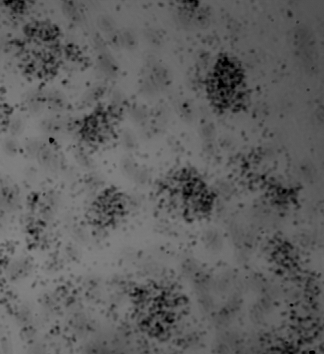
%> input picture TP02/DENSITY.TIF, 324 x 354 px
$ octave Eje02.m   (GNU Octave 9; MATLAB toolbox functions it lacks are replaced by stand-ins)
%> lines starting %> are read from the running program, lines starting %| are printed output that depends on the picture
### TP02/normaliza.m
function J = normaliza( I )
%J = normaliza(I)
%   Maximiza el CONTRASTE de la imagen
%   I: imagen original
%   J: imagen procesada en UINT8

% mat2gray(): transforma una matriz en el rango [0,1] uniformemente
% im2uint8(): transforma una matriz en el ranfo [0,255]

J = im2uint8(mat2gray(I));

% Otra forma:
% J = uint8(mat2gray(I)*255);
end

### TP02/histograma.m
function h = histograma( I )
%h = histograma(I)
%   Calcula histograma de imagen uint8
%   I: imagen de entrada en uint8
%   h = histograma normalizado

h = zeros(1, 256);   % Inicializa histograma

% histograma sin normalizar
for k = 0:255
    h(k+1) = sum(I(:) == k);
end

% histograma normalizado
h = h/numel(I); % numel(I) = prod(size(I))

end

### TP02/Eje02.m
% Eje02: calcula histograma
% Inicializaci髇
clear all
close all

Resp = input('Nombre imagen: ', 's');
%> the answer given: DENSITY.TIF

if isempty(Resp)
   return
end

I = imread(Resp);
%> I is the input picture: size 354x324 uint8; min 0, max 134, mean 94.4

%%
% Procesamiento de imagen
J = normaliza(I);
%> in normaliza, `J = im2uint8(mat2gray(I));`:
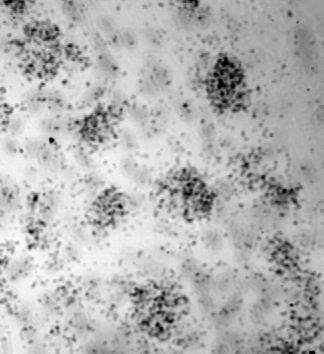
%> J: size 354x324 uint8; min 0, max 255, mean 179.6

hi = histograma(I);
%> after the loop in histograma, `for k = 0:255`: h = 256 values, max 2688 at index 89, min 0 at index 136, mean 448
%> in histograma, `h = h/numel(I);`: h = 256 values, max 0.0234 at index 89, min 0 at index 136, mean 0.00391
%> hi has the same summary as h in histograma
% [hi, x] = imhist(I); otra forma
hj = histograma(J);
%> hj = 256 values, max 0.0234 at index 168, min 0 at index 2, mean 0.00391
% [hj, x] = imhist(J); otra forma
%%
% Muestreo

figure, subplot(121), imshow(I), title(Resp), axis on;
subplot(122), imshow(J), title('Imagen procesada'), axis on;

figure, subplot(211), plot(0:255, hi, '.'), grid on, title('Histograma original')
subplot(212), plot(0:255, hj, '.'), grid on, title('Histograma imagen procesada')
%> after `title('Histograma imagen procesada')`:
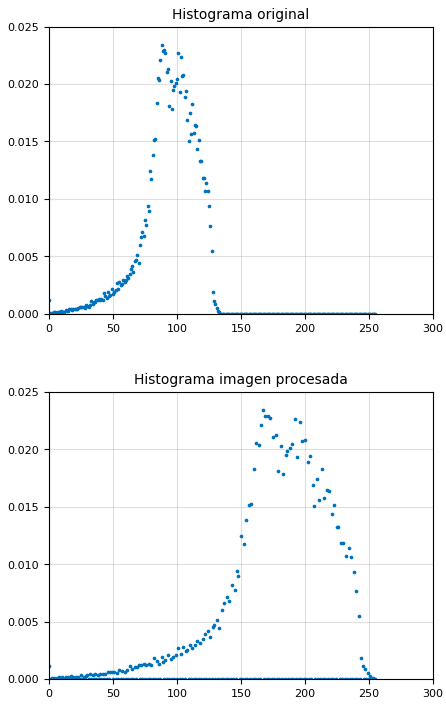
%> figure redrawn from the program's plot data, 2 panels; panel 1: highest point at x = 88, y = 0.0234; panel 2: highest point at x = 167, y = 0.0234
